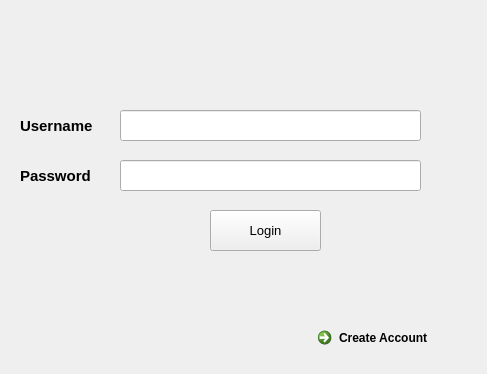
<?xml version="1.0" encoding="UTF-8"?>
<ui version="4.0">
 <class>Form_login</class>
 <widget class="QWidget" name="Form_login">
  <property name="geometry">
   <rect>
    <x>0</x>
    <y>0</y>
    <width>487</width>
    <height>374</height>
   </rect>
  </property>
  <property name="windowTitle">
   <string>Reservation</string>
  </property>
  <widget class="QLineEdit" name="lineEdit_userName">
   <property name="geometry">
    <rect>
     <x>120</x>
     <y>110</y>
     <width>301</width>
     <height>31</height>
    </rect>
   </property>
   <property name="font">
    <font>
     <family>Tahoma</family>
     <pointsize>10</pointsize>
    </font>
   </property>
  </widget>
  <widget class="QLineEdit" name="lineEdit_password">
   <property name="geometry">
    <rect>
     <x>120</x>
     <y>160</y>
     <width>301</width>
     <height>31</height>
    </rect>
   </property>
   <property name="font">
    <font>
     <family>Tahoma</family>
     <pointsize>10</pointsize>
    </font>
   </property>
   <property name="text">
    <string/>
   </property>
   <property name="echoMode">
    <enum>QLineEdit::Password</enum>
   </property>
  </widget>
  <widget class="QPushButton" name="pushButton_login">
   <property name="geometry">
    <rect>
     <x>210</x>
     <y>210</y>
     <width>111</width>
     <height>41</height>
    </rect>
   </property>
   <property name="font">
    <font>
     <family>Tahoma</family>
     <pointsize>10</pointsize>
    </font>
   </property>
   <property name="text">
    <string>Login</string>
   </property>
   <property name="shortcut">
    <string>Return</string>
   </property>
  </widget>
  <widget class="QCommandLinkButton" name="createAccount_commandLinkButton">
   <property name="geometry">
    <rect>
     <x>310</x>
     <y>320</y>
     <width>171</width>
     <height>48</height>
    </rect>
   </property>
   <property name="text">
    <string>Create Account</string>
   </property>
  </widget>
  <widget class="QLabel" name="label_userName">
   <property name="geometry">
    <rect>
     <x>20</x>
     <y>110</y>
     <width>101</width>
     <height>31</height>
    </rect>
   </property>
   <property name="font">
    <font>
     <family>Tahoma</family>
     <pointsize>11</pointsize>
     <weight>75</weight>
     <bold>true</bold>
    </font>
   </property>
   <property name="text">
    <string>Username</string>
   </property>
  </widget>
  <widget class="QLabel" name="label_password">
   <property name="geometry">
    <rect>
     <x>20</x>
     <y>160</y>
     <width>101</width>
     <height>31</height>
    </rect>
   </property>
   <property name="font">
    <font>
     <family>Tahoma</family>
     <pointsize>11</pointsize>
     <weight>75</weight>
     <bold>true</bold>
    </font>
   </property>
   <property name="text">
    <string>Password</string>
   </property>
  </widget>
  <widget class="QLabel" name="label_state">
   <property name="geometry">
    <rect>
     <x>160</x>
     <y>70</y>
     <width>231</width>
     <height>31</height>
    </rect>
   </property>
   <property name="font">
    <font>
     <family>Tahoma</family>
     <pointsize>11</pointsize>
     <weight>50</weight>
     <bold>false</bold>
    </font>
   </property>
   <property name="text">
    <string/>
   </property>
  </widget>
 </widget>
 <resources/>
 <connections/>
</ui>
